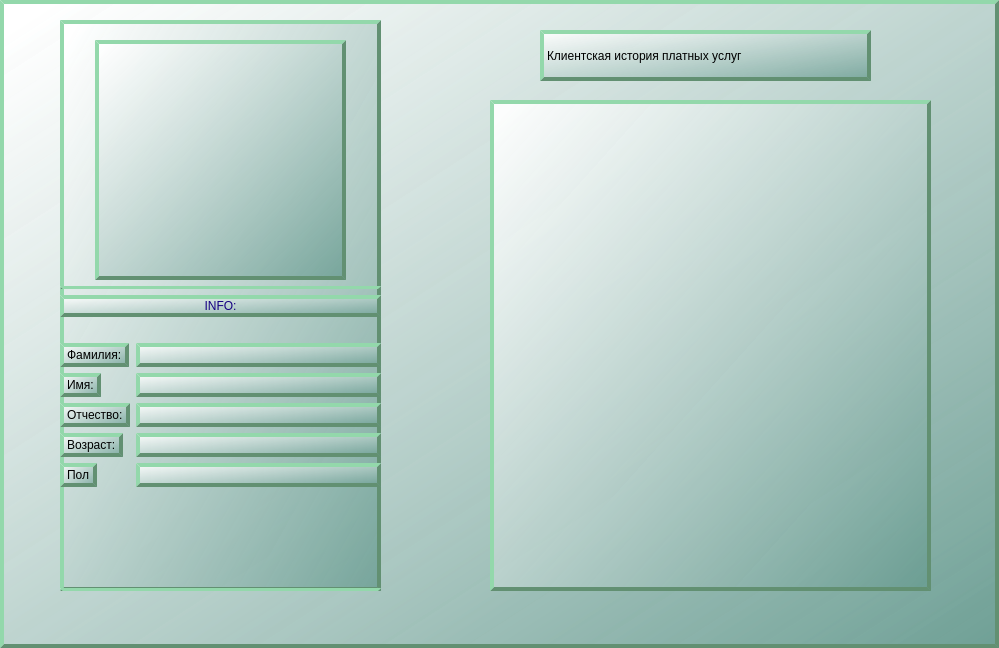
<?xml version="1.0" encoding="UTF-8"?>
<ui version="4.0">
 <class>ClientInfo</class>
 <widget class="QWidget" name="ClientInfo">
  <property name="geometry">
   <rect>
    <x>0</x>
    <y>0</y>
    <width>999</width>
    <height>648</height>
   </rect>
  </property>
  <property name="sizePolicy">
   <sizepolicy hsizetype="Fixed" vsizetype="Fixed">
    <horstretch>0</horstretch>
    <verstretch>0</verstretch>
   </sizepolicy>
  </property>
  <property name="windowTitle">
   <string>Карточка клиента</string>
  </property>
  <property name="windowIcon">
   <iconset resource="resources.qrc">
    <normaloff>:/new/images/Materials/Icons 32x32/user.ico</normaloff>:/new/images/Materials/Icons 32x32/user.ico</iconset>
  </property>
  <property name="styleSheet">
   <string notr="true">background-color: qlineargradient(spread:repeat, x1:0, y1:0, x2:1, y2:1, stop:0.0280899 rgba(255, 255, 255, 237), stop:0.994382 rgba(102, 154, 143, 191));border-style:outset;
border-color: rgb(98, 144, 114);
border-width:4px;
</string>
  </property>
  <widget class="QWidget" name="verticalLayoutWidget">
   <property name="geometry">
    <rect>
     <x>60</x>
     <y>20</y>
     <width>321</width>
     <height>571</height>
    </rect>
   </property>
   <layout class="QVBoxLayout" name="verticalLayout" stretch="1,0,1,1,1,0,0">
    <item>
     <spacer name="verticalSpacer">
      <property name="orientation">
       <enum>Qt::Vertical</enum>
      </property>
      <property name="sizeType">
       <enum>QSizePolicy::Fixed</enum>
      </property>
      <property name="sizeHint" stdset="0">
       <size>
        <width>20</width>
        <height>20</height>
       </size>
      </property>
     </spacer>
    </item>
    <item>
     <layout class="QHBoxLayout" name="horizontalLayout">
      <item>
       <spacer name="horizontalSpacer">
        <property name="orientation">
         <enum>Qt::Horizontal</enum>
        </property>
        <property name="sizeHint" stdset="0">
         <size>
          <width>40</width>
          <height>20</height>
         </size>
        </property>
       </spacer>
      </item>
      <item>
       <widget class="QListView" name="image">
        <property name="sizePolicy">
         <sizepolicy hsizetype="Fixed" vsizetype="Fixed">
          <horstretch>0</horstretch>
          <verstretch>0</verstretch>
         </sizepolicy>
        </property>
        <property name="minimumSize">
         <size>
          <width>50</width>
          <height>50</height>
         </size>
        </property>
        <property name="maximumSize">
         <size>
          <width>500</width>
          <height>500</height>
         </size>
        </property>
        <property name="styleSheet">
         <string notr="true"/>
        </property>
        <property name="itemAlignment">
         <set>Qt::AlignCenter</set>
        </property>
       </widget>
      </item>
      <item>
       <spacer name="horizontalSpacer_2">
        <property name="orientation">
         <enum>Qt::Horizontal</enum>
        </property>
        <property name="sizeHint" stdset="0">
         <size>
          <width>40</width>
          <height>20</height>
         </size>
        </property>
       </spacer>
      </item>
     </layout>
    </item>
    <item>
     <widget class="Line" name="line_2">
      <property name="orientation">
       <enum>Qt::Horizontal</enum>
      </property>
     </widget>
    </item>
    <item>
     <widget class="QLabel" name="info">
      <property name="sizePolicy">
       <sizepolicy hsizetype="Minimum" vsizetype="Fixed">
        <horstretch>0</horstretch>
        <verstretch>0</verstretch>
       </sizepolicy>
      </property>
      <property name="styleSheet">
       <string notr="true">color: rgb(22, 0, 131);
font: 75 18pt &quot;Noto Serif Hebrew&quot;;</string>
      </property>
      <property name="text">
       <string>INFO:</string>
      </property>
      <property name="alignment">
       <set>Qt::AlignCenter</set>
      </property>
     </widget>
    </item>
    <item>
     <spacer name="verticalSpacer_2">
      <property name="orientation">
       <enum>Qt::Vertical</enum>
      </property>
      <property name="sizeType">
       <enum>QSizePolicy::Fixed</enum>
      </property>
      <property name="sizeHint" stdset="0">
       <size>
        <width>20</width>
        <height>20</height>
       </size>
      </property>
     </spacer>
    </item>
    <item>
     <layout class="QFormLayout" name="formLayout">
      <property name="fieldGrowthPolicy">
       <enum>QFormLayout::ExpandingFieldsGrow</enum>
      </property>
      <item row="0" column="0">
       <widget class="QLabel" name="label_2">
        <property name="styleSheet">
         <string notr="true">color: rgb(0, 0, 0);
font: 12pt &quot;MS Shell Dlg 2&quot;;</string>
        </property>
        <property name="text">
         <string>Фамилия:</string>
        </property>
       </widget>
      </item>
      <item row="0" column="1">
       <widget class="QLineEdit" name="surname">
        <property name="styleSheet">
         <string notr="true">font: 12pt &quot;Segoe Print&quot;;
color: rgb(0, 0, 0);</string>
        </property>
        <property name="readOnly">
         <bool>true</bool>
        </property>
       </widget>
      </item>
      <item row="1" column="0">
       <widget class="QLabel" name="label_4">
        <property name="styleSheet">
         <string notr="true">color: rgb(0, 0, 0);
font: 12pt &quot;MS Shell Dlg 2&quot;;</string>
        </property>
        <property name="text">
         <string>Имя:</string>
        </property>
       </widget>
      </item>
      <item row="1" column="1">
       <widget class="QLineEdit" name="name">
        <property name="styleSheet">
         <string notr="true">font: 12pt &quot;Segoe Print&quot;;
color: rgb(0, 0, 0);</string>
        </property>
        <property name="readOnly">
         <bool>true</bool>
        </property>
       </widget>
      </item>
      <item row="2" column="0">
       <widget class="QLabel" name="label_5">
        <property name="styleSheet">
         <string notr="true">color: rgb(0, 0, 0);
font: 12pt &quot;MS Shell Dlg 2&quot;;</string>
        </property>
        <property name="text">
         <string>Отчество:</string>
        </property>
       </widget>
      </item>
      <item row="2" column="1">
       <widget class="QLineEdit" name="fatherName">
        <property name="sizePolicy">
         <sizepolicy hsizetype="Expanding" vsizetype="Minimum">
          <horstretch>0</horstretch>
          <verstretch>0</verstretch>
         </sizepolicy>
        </property>
        <property name="styleSheet">
         <string notr="true">font: 12pt &quot;Segoe Print&quot;;
color: rgb(0, 0, 0);</string>
        </property>
        <property name="readOnly">
         <bool>true</bool>
        </property>
       </widget>
      </item>
      <item row="3" column="0">
       <widget class="QLabel" name="label_3">
        <property name="sizePolicy">
         <sizepolicy hsizetype="Preferred" vsizetype="Minimum">
          <horstretch>0</horstretch>
          <verstretch>0</verstretch>
         </sizepolicy>
        </property>
        <property name="minimumSize">
         <size>
          <width>0</width>
          <height>20</height>
         </size>
        </property>
        <property name="styleSheet">
         <string notr="true">color: rgb(0, 0, 0);
font: 12pt &quot;MS Shell Dlg 2&quot;;</string>
        </property>
        <property name="text">
         <string>Возраст:</string>
        </property>
       </widget>
      </item>
      <item row="3" column="1">
       <widget class="QLineEdit" name="age">
        <property name="sizePolicy">
         <sizepolicy hsizetype="Expanding" vsizetype="Minimum">
          <horstretch>0</horstretch>
          <verstretch>0</verstretch>
         </sizepolicy>
        </property>
        <property name="minimumSize">
         <size>
          <width>0</width>
          <height>0</height>
         </size>
        </property>
        <property name="mouseTracking">
         <bool>true</bool>
        </property>
        <property name="acceptDrops">
         <bool>true</bool>
        </property>
        <property name="styleSheet">
         <string notr="true">font: 12pt &quot;Segoe Print&quot;;
color: rgb(0, 0, 0);</string>
        </property>
        <property name="readOnly">
         <bool>true</bool>
        </property>
       </widget>
      </item>
      <item row="4" column="0">
       <widget class="QLabel" name="label_6">
        <property name="styleSheet">
         <string notr="true">color: rgb(0, 0, 0);
font: 12pt &quot;MS Shell Dlg 2&quot;;</string>
        </property>
        <property name="text">
         <string>Пол</string>
        </property>
       </widget>
      </item>
      <item row="4" column="1">
       <widget class="QLineEdit" name="gender">
        <property name="styleSheet">
         <string notr="true">font: 12pt &quot;Segoe Print&quot;;
color: rgb(0, 0, 0);</string>
        </property>
        <property name="readOnly">
         <bool>true</bool>
        </property>
       </widget>
      </item>
     </layout>
    </item>
    <item>
     <widget class="Line" name="line">
      <property name="orientation">
       <enum>Qt::Horizontal</enum>
      </property>
     </widget>
    </item>
   </layout>
  </widget>
  <widget class="QTableView" name="tableView">
   <property name="enabled">
    <bool>true</bool>
   </property>
   <property name="geometry">
    <rect>
     <x>490</x>
     <y>100</y>
     <width>441</width>
     <height>491</height>
    </rect>
   </property>
  </widget>
  <widget class="QLabel" name="label">
   <property name="geometry">
    <rect>
     <x>540</x>
     <y>30</y>
     <width>331</width>
     <height>51</height>
    </rect>
   </property>
   <property name="sizePolicy">
    <sizepolicy hsizetype="Fixed" vsizetype="Fixed">
     <horstretch>0</horstretch>
     <verstretch>0</verstretch>
    </sizepolicy>
   </property>
   <property name="styleSheet">
    <string notr="true">color: rgb(0, 0, 0);
font: 11pt &quot;NK57 Monospace&quot;;</string>
   </property>
   <property name="text">
    <string>Клиентская история платных услуг</string>
   </property>
  </widget>
 </widget>
 <resources>
  <include location="resources.qrc"/>
 </resources>
 <connections/>
</ui>
